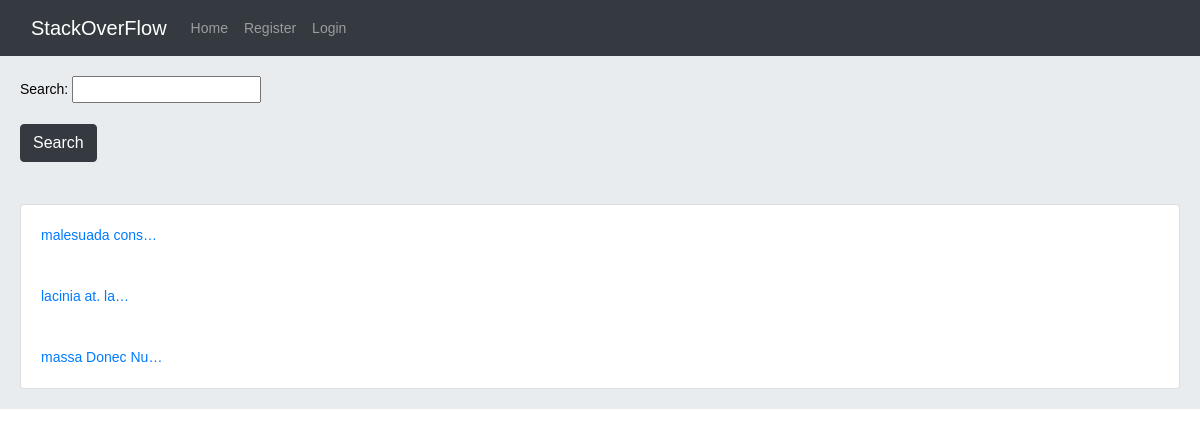
The app's page /, older data.
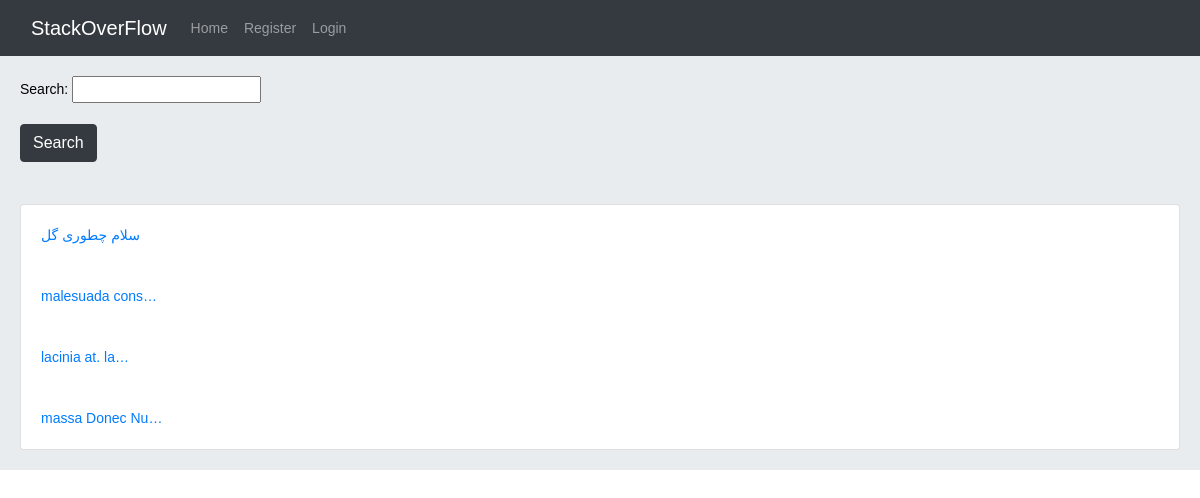
The same page, newer data.
### home/models.py (models this page shows, shortened)
class Post(models.Model):
    user = models.ForeignKey(User, on_delete=models.CASCADE, related_name='posts')
    body = models.TextField()
    slug = models.SlugField(unique=True)
    created = models.DateTimeField(auto_now_add=True)
    updated = models.DateTimeField(auto_now=True)
    class Meta:
        ordering = ('-created',)
    def get_absolute_url(self):
        return reverse('home:post-detail', args=[self.id, self.slug])

### home/views.py (the view)
# urls.py: path('', views.HomeView.as_view(), name='home'),
class HomeView(View):
    form_class = PostSearchForm
    def get(self, request):
        posts = Post.objects.all()
        if request.GET.get('search'):
            posts = posts.filter(body__icontains=request.GET['search'])
        return render(request, 'home/index.html', {'posts': posts, 'form': self.form_class})

### home/templates/home/index.html (shortened to what this page needs)
{% extends "_base.html" %}
{% block content %}
    <form action="" method="get">
        {{ form.as_p }}
        <input type="submit" class="btn btn-dark" value="Search">
    </form>
    <br>
    <br>
    <div class="card">
        {% for post in posts %}
            <a href="{{ post.get_absolute_url }}" class="card-body">{{ post.body|truncatechars:15 }}</a>
        {% endfor %}
    </div>
{% endblock content %}

Row changes from the older to the newer data that the page shows:
added Post: body "سلام چطوری گل"
